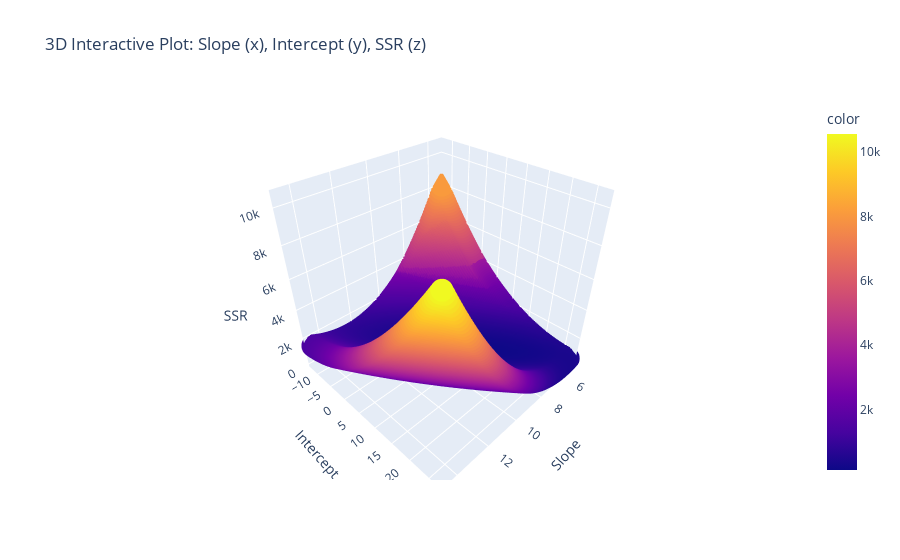

The notebook cell this image was saved under:
### Markdown cell above
Line Fit Search

- Make all point pairs → get slope & intercept for each  
- Compute avg ± std for slope & intercept → define search range  
- Create grid of 100×100 slope–intercept combinations  
- For each combo, calculate predictions → get SSR  
- Find combo with minimum SSR → best fit line  
- Plot (slope, intercept, SSR) in 3D → SSR minima shows best fit

### Code cell
def plot_3d():
  import plotly.express as px

  slopes_ = []
  intercepts_ = []

  for i_idx in range(len(x)):
    for j_idx in range(i_idx + 1, len(x)):
      dx = x[j_idx] - x[i_idx]
      if dx != 0:
        slope_val = (y[j_idx] - y[i_idx]) / dx
        intercept_val = y[i_idx] - slope_val * x[i_idx]

        slopes_.append(slope_val)
        intercepts_.append(intercept_val)

  avg_slope = np.mean(slopes_)
  avg_intercept = np.mean(intercepts_)
  std_slope = np.std(slopes_)
  std_intercept = np.std(intercepts_)

  steps = 100
  slopes_ = np.linspace(avg_slope - std_slope, avg_slope + std_slope, steps)
  intercepts_ = np.linspace(avg_intercept - std_intercept, avg_intercept + std_intercept, steps)

  slopes = []
  intercepts = []
  ssrs = []

  for slope_val in slopes_:
    for intercept_val in intercepts_:
      y_pred = slope_val * x + intercept_val
      ssr = np.sum((y - y_pred) ** 2)
      slopes.append(slope_val)
      intercepts.append(intercept_val)
      ssrs.append(ssr)

  fig = px.scatter_3d(
      x=slopes,
      y=intercepts,
      z=ssrs,
      color=ssrs,
      labels={'x': 'Slope', 'y': 'Intercept', 'z': 'SSR'},
      title="3D Interactive Plot: Slope (x), Intercept (y), SSR (z)"
  )

  best_idx = np.argmin(ssrs)
  best_slope = slopes[best_idx]
  best_intercept = intercepts[best_idx]

  print(
      f"Slope (mean ± std): {avg_slope:.2f} ± {std_slope:.2f}, Intercept (mean ± std): {avg_intercept:.2f} ± {std_intercept:.2f}")
  print(
      f"Slope range: [{slopes_[0]:.2f}, {slopes_[-1]:.2f}], Intercept range: [{intercepts_[0]:.2f}, {intercepts_[-1]:.2f}]")
  print(
      f"Total slopes: {len(slopes_)}, Total intercepts: {len(intercepts_)}, Total pairs: {len(slopes_) * len(intercepts_)}")

  print(f"Best Slope: {best_slope:.2f}, Best Intercept: {best_intercept:.2f}")
  print(f"Best SSR: {ssrs[best_idx]:.2f}")
  print(f"Best RMSE: {np.sqrt(ssrs[best_idx] / len(x)):.2f}")

  fig.show()


plot_3d()

### Figure 1 — Plotly figure (JSON) as saved in the notebook; plotly's stock layout.template omitted (floating-point values rounded to 4 significant figures; data arrays with more than 128 entries replaced by an {"elided": "..."} marker saying what was removed)
{"data": [{"hovertemplate": "Slope=%{x}<br>Intercept=%{y}<br>SSR=%{z}<br>color=%{marker.color}<extra></extra>", "legendgroup": "", "marker": {"color": {"elided": "10000 float values"}, "coloraxis": "coloraxis", "symbol": "circle"}, "mode": "markers", "name": "", "scene": "scene", "showlegend": false, "type": "scatter3d", "x": {"elided": "10000 float values"}, "y": {"elided": "10000 float values"}, "z": {"elided": "10000 float values"}}], "layout": {"coloraxis": {"colorbar": {"title": {"text": "color"}}, "colorscale": [[0, "#0d0887"], [0.1111, "#46039f"], [0.2222, "#7201a8"], [0.3333, "#9c179e"], [0.4444, "#bd3786"], [0.5556, "#d8576b"], [0.6667, "#ed7953"], [0.7778, "#fb9f3a"], [0.8889, "#fdca26"], [1, "#f0f921"]]}, "legend": {"tracegroupgap": 0}, "scene": {"domain": {"x": [0, 1], "y": [0, 1]}, "xaxis": {"title": {"text": "Slope"}}, "yaxis": {"title": {"text": "Intercept"}}, "zaxis": {"title": {"text": "SSR"}}}, "title": {"text": "3D Interactive Plot: Slope (x), Intercept (y), SSR (z)"}}}
